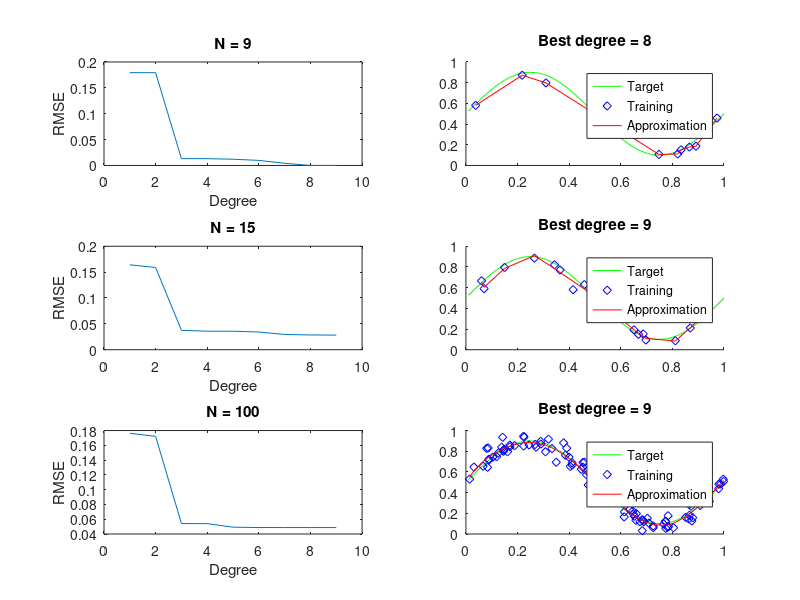
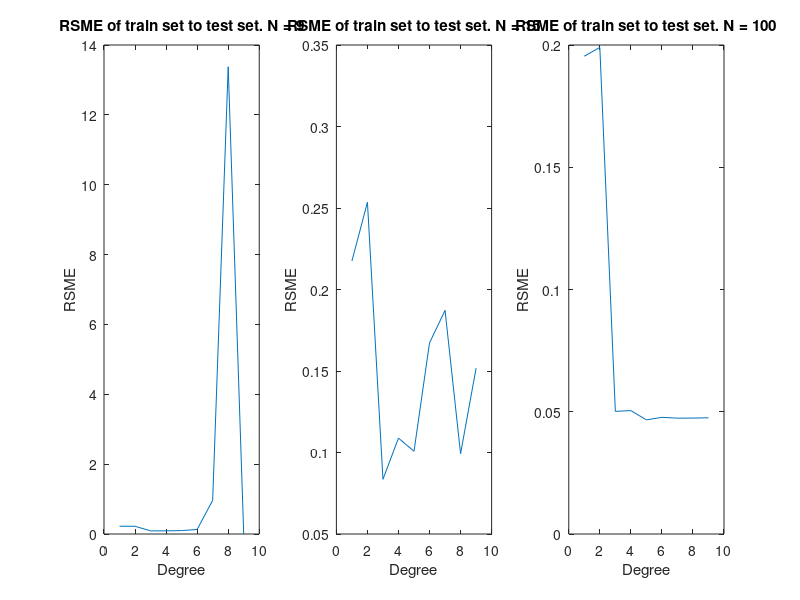

MATLAB code to generate these figures, in order:
row = 0;
figure(1)

rmseC = zeros(3, 9);

for n = [9, 15, 100]
	y = @(x) 0.5 + 0.4*sin(2*pi*x);

	px = sort(rand(n, 1));
	py = sort(rand(n, 1));

	train = y(px) + 0.05*randn(n, 1);
	test = y(py) + 0.05*randn(n, 1);

	p = arrayfun(y, [1/100:1/100:1]);

	subplot(3, 2, row * 2 + 2);
	hold on
	plot([1/100:1/100:1], p, 'g')
	plot(px, train, 'db')

	dBest = 1;
	rmseBest = 1;
	yBest = px;
	rmse = zeros(9, 1);
	for d = 1:9
    if d < n
		  q = polyfit(px, train, d);
		  y = polyval(q, px);
		  rmse(d) = sqrt(mean((train - y).^2));
  
		  rmseC(row + 1, d) = sqrt(mean((test - polyval(q, py)).^2));

		  if rmse(d) < rmseBest
			  dBest = d;
			  rmseBest = rmse(d);
			  yBest = y;
		  end
    end
	end
	plot(px, yBest, 'r');
	title(['Best degree = ' num2str(dBest)]);
	l = legend('Target', 'Training', 'Approximation');
	hold off

	subplot(3, 2, row * 2 + 1);
	plot([1:9], rmse)
	title(['N = ' num2str(n)]);
	xlabel('Degree');
	ylabel('RMSE');
  row = row + 1;
end
hold off
print -dpng '3b'

figure(2)
n = [9, 15, 100];
for i = [1, 2, 3]
  subplot(1, 3, i);
  plot([1:9], rmseC(i, :));
  title(['RSME of train set to test set. N = ' num2str(n(i))]);
  xlabel('Degree');
  ylabel('RSME');
end
print -dpng '3c'
